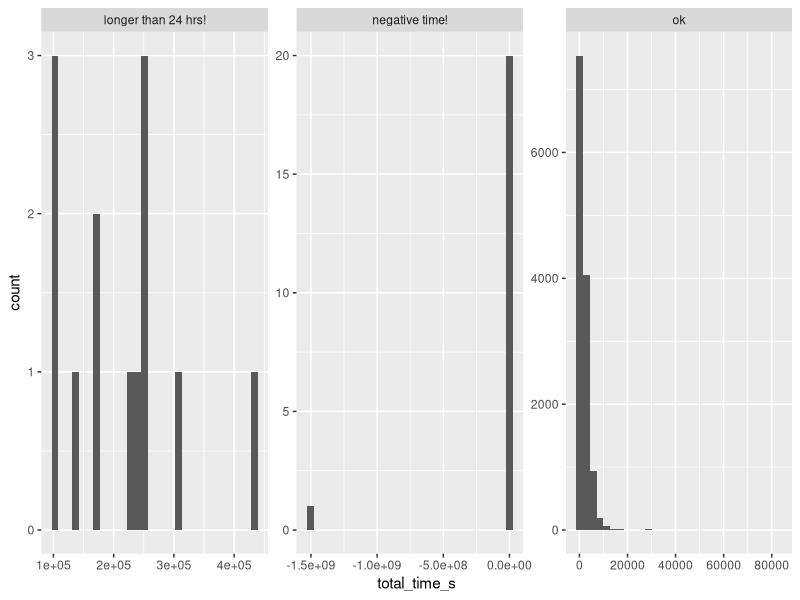
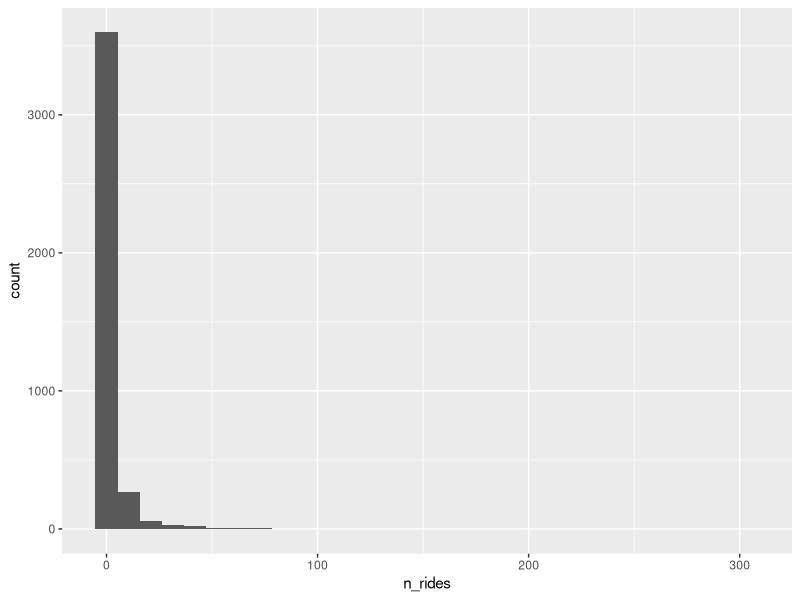
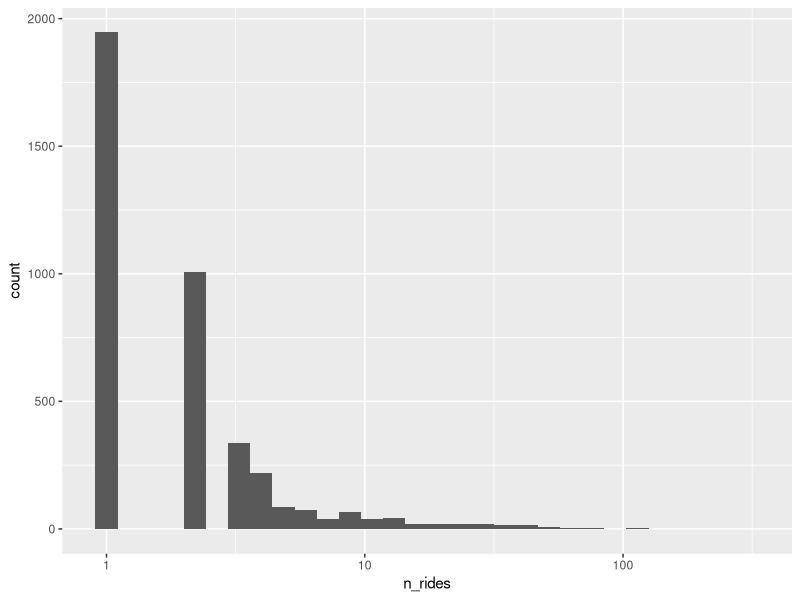
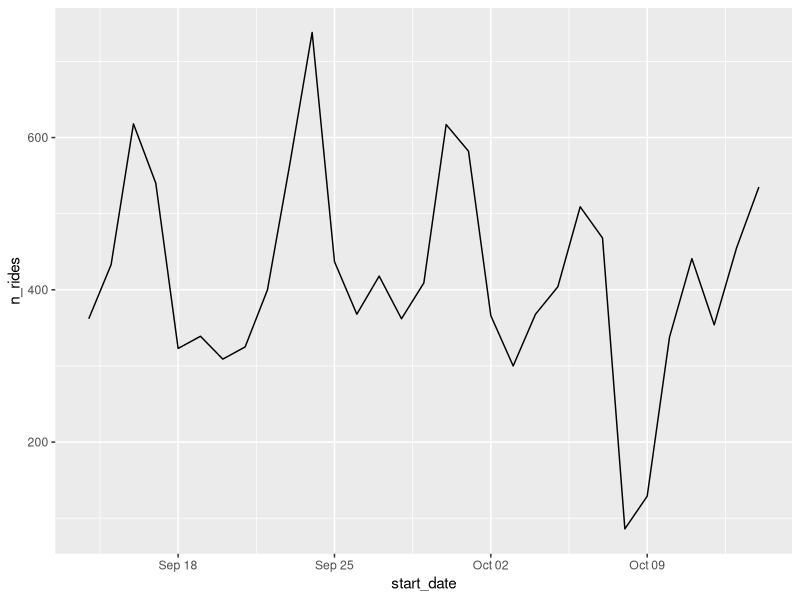
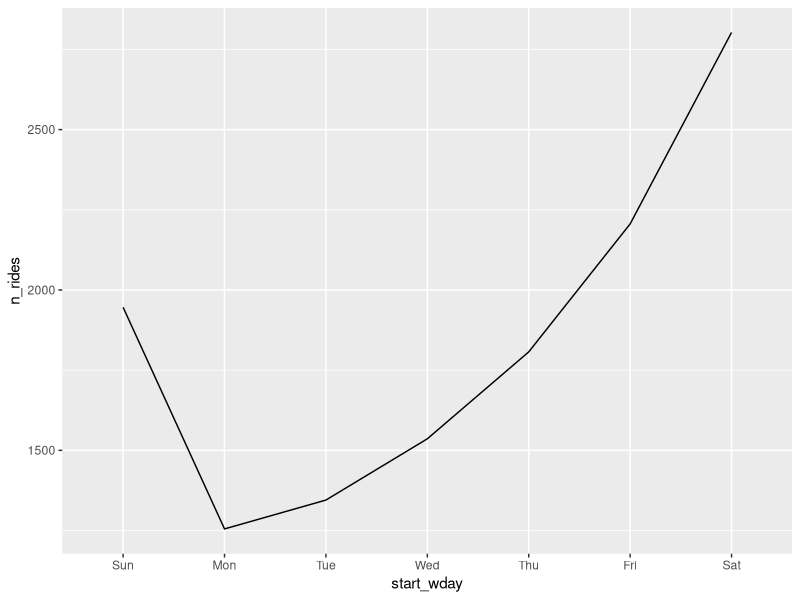
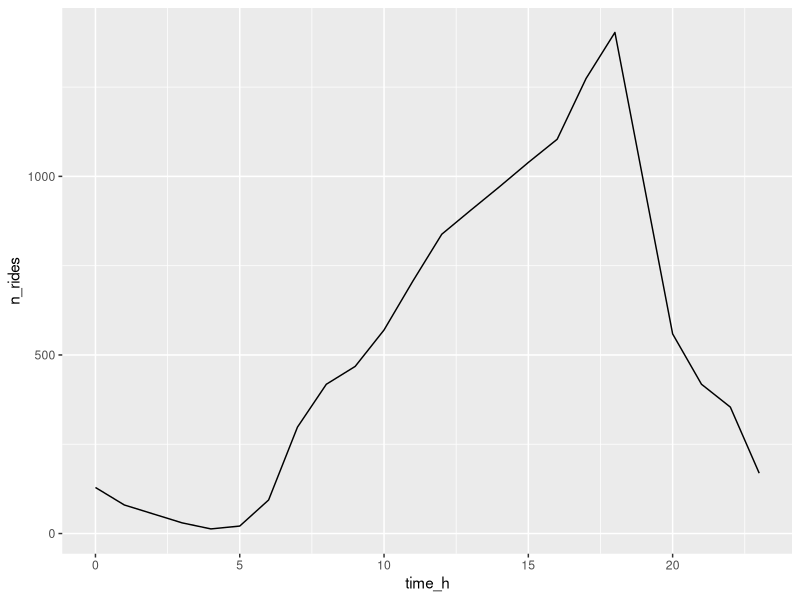

Reproduce these figures in R, in order.
## ---- chunk 1
setwd("/Users/ericmsch/Dropbox/mlgt_hackathon/")
library(tidyverse) # use %>% vs as pipe (|) # magrittr "this is not a pipe"
library(lubridate) # see crib sheet: https://rawgit.com/rstudio/cheatsheets/master/lubridate.pdf
## ---- chunk 2
trip_log_raw <- read_csv("relay_ride_data_cleaned.csv")
## ---- chunk 3
dim(trip_log_raw)
# first ten records
trip_log_raw %>% head(10)
# a random set of 10 entries
trip_log_raw %>% sample_n(10)
## ---- chunk 4
trip_log = trip_log_raw %>% mutate(
  start_date = as_date(start_time_iso),
  start_wday = wday(start_date,label = TRUE,abbr = TRUE), 
  time_h = hour(as_datetime(start_time_iso)),

  # total time in seconds
  time_interval = interval(start_time_iso,end_time_iso),
  total_time_s = as.numeric(seconds(time_interval)),
  time_error_flag = case_when(
    total_time_s < 0 ~ "negative time!",
    total_time_s >= 0 & total_time_s < 60*60*24 ~ "ok",
    total_time_s >= 60*60*24 ~ "longer than 24 hrs!"
    )
  )
trip_log %>% summarize(
  min(start_time_iso),
  max(start_time_iso)
)

trip_log %>% 
  select(total_time_s) %>%
  summary(total_time_s)

trip_log %>%
  arrange(total_time_s) %>% 
  filter(total_time_s < 0) 

trip_log %>% 
  group_by(time_error_flag) %>% 
  summarize(n())

trip_log %>%
  ggplot(aes(x=total_time_s)) + 
    geom_histogram() + 
  facet_wrap(~time_error_flag,scales="free")
## ---- chunk 5
by_user = trip_log %>% 
  group_by(user_id) %>% 
  summarize(
    # number of rides taken
    n_rides = n(),
    # first ride in the data
    first_ride_start = min(start_time_iso),
    first_ride_end = min(end_time_iso),
    first_day = date(first_ride_start),
    # most recent ride in the data
    recent_ride_start = max(start_time_iso),
    recent_ride_start = max(end_time_iso)
  ) 
summary(by_user$n_rides)
quantile(by_user$n_rides, c(0,.25,.5,.75,.90,.95,.975,.99,.999))

by_user %>% ggplot(aes(x=n_rides)) + 
  geom_histogram()

by_user %>% ggplot(aes(x=n_rides)) +
  geom_histogram() + 
  scale_x_continuous(trans="log10")

## ---- chunk 6
by_user_sorted = by_user %>% 
  arrange(desc(n_rides)) %>%
  select(user_id,n_rides) %>%
  ungroup() %>%
  mutate(
    all_rides_cumsum = cumsum(n_rides),
    all_rides_cumsum_p = all_rides_cumsum/max(all_rides_cumsum)
  ) 
quantile(by_user_sorted$all_rides_cumsum_p, c(.01,.05,.10,.20) )
## ---- chunk 7
by_day = trip_log %>%
  arrange(start_time_iso) %>%
  group_by(start_date,start_wday) %>%  
  summarize(n_rides = n())  

by_day %>% 
  ggplot(aes(x=start_date,y=n_rides)) +
  geom_line()
## ---- chunk 8
trip_log %>% 
  ungroup() %>% group_by(start_wday) %>%
  summarize(n_rides = n()) %>%
  ggplot(aes(x=start_wday, y=n_rides,group=1)) + 
    geom_line()

## ---- chunk 9
trip_log %>% 
  ungroup() %>%
  arrange(start_time_iso) %>%
  group_by(time_h) %>%
  summarize(n_rides = n()) %>%
  ggplot(aes(x=time_h, y=n_rides)) +
  geom_line()



